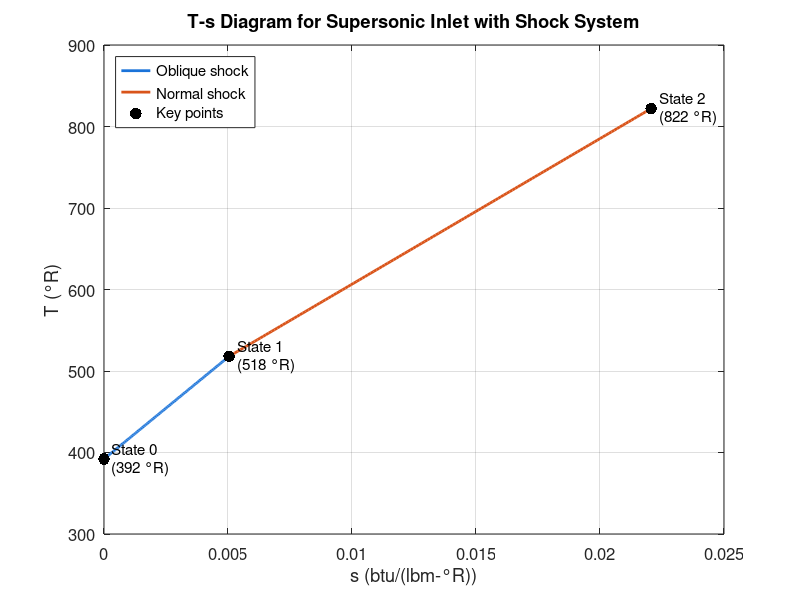

This figure's MATLAB source:
clc; clear; close all;

% -------------------------------------------------------
% 数据（你的计算部分保持不变）
% -------------------------------------------------------
T0 = 392;
T1 = 518;
T2 = 822;

pt1_pt0 = 0.929;     % 斜激波
pt2_pt1 = 0.78;      % 正激波

% -------------------------------------------------------
% 熵变（单位：btu/(lbm·R)）
% -------------------------------------------------------
ds1 = -53.3 * log(pt1_pt0) / 778.2;
ds2 = -53.3 * log(pt2_pt1) / 778.2;

% -------------------------------------------------------
% 生成 T–s 直线段
% -------------------------------------------------------
% 第一段：斜激波
s_seg1 = linspace(0, ds1, 150);
T_seg1 = linspace(T0, T1, 150);

% 第二段：正激波
% s 必须从 ds1 到 ds1+ds2（不是 only ds2）
s_seg2 = linspace(ds1, ds1 + ds2, 150);
T_seg2 = linspace(T1, T2, 150);

% 拼接完整曲线
s_line = [s_seg1, s_seg2];
T_line = [T_seg1, T_seg2];

% -------------------------------------------------------
% 绘图（s 横轴，T 纵轴）
% -------------------------------------------------------
figure; hold on;

plot(s_seg1, T_seg1, 'LineWidth', 2, 'Color', [0.1 0.45 0.85]);
plot(s_seg2, T_seg2, 'LineWidth', 2, 'Color', [0.85 0.33 0.1]);

% 状态点标记
scatter([0, ds1, ds1+ds2], [T0, T1, T2], 70, 'filled',...
    'MarkerFaceColor', 'k');

% 标注
text(0,      T0, sprintf('  State 0\n  (%.0f °R)',T0), 'FontSize', 11);
text(ds1,    T1, sprintf('  State 1\n  (%.0f °R)',T1), 'FontSize', 11);
text(ds1+ds2,T2, sprintf('  State 2\n  (%.0f °R)',T2), 'FontSize', 11);

xlabel('s (btu/(lbm-°R))');
ylabel('T (°R)');
title('T-s Diagram for Supersonic Inlet with Shock System');

grid on; box on;

legend({'Oblique shock','Normal shock','Key points'}, ...
    'Location','northwest');

set(gca,'FontSize',12);
